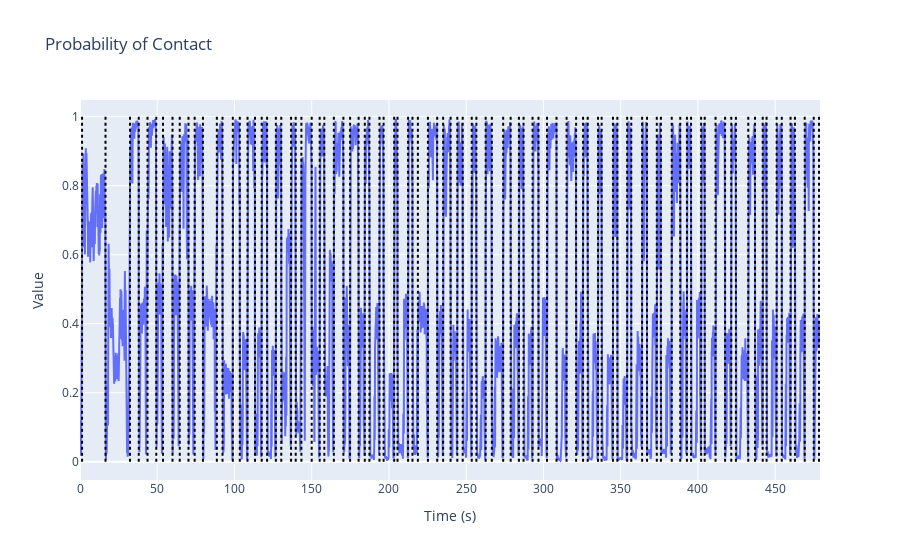

Notebook code for this chart:
### Code cell
algo = rpt.Pelt(model="l2", min_size=15).fit(pred_full)
my_bkps = algo.predict(pen=5)
# print(my_bkps)
plotly_changepoint(pred_full, my_bkps)

### Figure 1 — Plotly figure (JSON) as saved in the notebook; plotly's stock layout.template omitted (floating-point values rounded to 4 significant figures; data arrays with more than 128 entries replaced by an {"elided": "..."} marker saying what was removed)
{"data": [{"mode": "lines", "name": "Probability of Contact", "x": {"elided": "14337 float values"}, "y": {"elided": "14337 float values"}, "type": "scatter"}], "layout": {"shapes": [{"line": {"color": "black", "dash": "dot"}, "type": "line", "x0": 1.335, "x1": 1.335, "y0": 0, "y1": 1}, {"line": {"color": "black", "dash": "dot"}, "type": "line", "x0": 16.52, "x1": 16.52, "y0": 0, "y1": 1}, {"line": {"color": "black", "dash": "dot"}, "type": "line", "x0": 32.37, "x1": 32.37, "y0": 0, "y1": 1}, {"line": {"color": "black", "dash": "dot"}, "type": "line", "x0": 38.04, "x1": 38.04, "y0": 0, "y1": 1}, {"line": {"color": "black", "dash": "dot"}, "type": "line", "x0": 43.71, "x1": 43.71, "y0": 0, "y1": 1}, {"line": {"color": "black", "dash": "dot"}, "type": "line", "x0": 49.38, "x1": 49.38, "y0": 0, "y1": 1}, {"line": {"color": "black", "dash": "dot"}, "type": "line", "x0": 53.72, "x1": 53.72, "y0": 0, "y1": 1}, {"line": {"color": "black", "dash": "dot"}, "type": "line", "x0": 59.89, "x1": 59.89, "y0": 0, "y1": 1}, {"line": {"color": "black", "dash": "dot"}, "type": "line", "x0": 64.56, "x1": 64.56, "y0": 0, "y1": 1}, {"line": {"color": "black", "dash": "dot"}, "type": "line", "x0": 70.24, "x1": 70.24, "y0": 0, "y1": 1}, {"line": {"color": "black", "dash": "dot"}, "type": "line", "x0": 74.24, "x1": 74.24, "y0": 0, "y1": 1}, {"line": {"color": "black", "dash": "dot"}, "type": "line", "x0": 79.58, "x1": 79.58, "y0": 0, "y1": 1}, {"line": {"color": "black", "dash": "dot"}, "type": "line", "x0": 88.59, "x1": 88.59, "y0": 0, "y1": 1}, {"line": {"color": "black", "dash": "dot"}, "type": "line", "x0": 92.26, "x1": 92.26, "y0": 0, "y1": 1}, {"line": {"color": "black", "dash": "dot"}, "type": "line", "x0": 98.93, "x1": 98.93, "y0": 0, "y1": 1}, {"line": {"color": "black", "dash": "dot"}, "type": "line", "x0": 103.4, "x1": 103.4, "y0": 0, "y1": 1}, {"line": {"color": "black", "dash": "dot"}, "type": "line", "x0": 108.4, "x1": 108.4, "y0": 0, "y1": 1}, {"line": {"color": "black", "dash": "dot"}, "type": "line", "x0": 113.3, "x1": 113.3, "y0": 0, "y1": 1}, {"line": {"color": "black", "dash": "dot"}, "type": "line", "x0": 117.6, "x1": 117.6, "y0": 0, "y1": 1}, {"line": {"color": "black", "dash": "dot"}, "type": "line", "x0": 121.1, "x1": 121.1, "y0": 0, "y1": 1}, {"line": {"color": "black", "dash": "dot"}, "type": "line", "x0": 126.8, "x1": 126.8, "y0": 0, "y1": 1}, {"line": {"color": "black", "dash": "dot"}, "type": "line", "x0": 130.3, "x1": 130.3, "y0": 0, "y1": 1}, {"line": {"color": "black", "dash": "dot"}, "type": "line", "x0": 136.6, "x1": 136.6, "y0": 0, "y1": 1}, {"line": {"color": "black", "dash": "dot"}, "type": "line", "x0": 139.6, "x1": 139.6, "y0": 0, "y1": 1}, {"line": {"color": "black", "dash": "dot"}, "type": "line", "x0": 143.3, "x1": 143.3, "y0": 0, "y1": 1}, {"line": {"color": "black", "dash": "dot"}, "type": "line", "x0": 150.0, "x1": 150.0, "y0": 0, "y1": 1}, {"line": {"color": "black", "dash": "dot"}, "type": "line", "x0": 155.2, "x1": 155.2, "y0": 0, "y1": 1}, {"line": {"color": "black", "dash": "dot"}, "type": "line", "x0": 158.2, "x1": 158.2, "y0": 0, "y1": 1}, {"line": {"color": "black", "dash": "dot"}, "type": "line", "x0": 164.3, "x1": 164.3, "y0": 0, "y1": 1}, {"line": {"color": "black", "dash": "dot"}, "type": "line", "x0": 170.5, "x1": 170.5, "y0": 0, "y1": 1}, {"line": {"color": "black", "dash": "dot"}, "type": "line", "x0": 174.8, "x1": 174.8, "y0": 0, "y1": 1}, {"line": {"color": "black", "dash": "dot"}, "type": "line", "x0": 180.3, "x1": 180.3, "y0": 0, "y1": 1}, {"line": {"color": "black", "dash": "dot"}, "type": "line", "x0": 184.4, "x1": 184.4, "y0": 0, "y1": 1}, {"line": {"color": "black", "dash": "dot"}, "type": "line", "x0": 187.4, "x1": 187.4, "y0": 0, "y1": 1}, {"line": {"color": "black", "dash": "dot"}, "type": "line", "x0": 193.9, "x1": 193.9, "y0": 0, "y1": 1}, {"line": {"color": "black", "dash": "dot"}, "type": "line", "x0": 196.5, "x1": 196.5, "y0": 0, "y1": 1}, {"line": {"color": "black", "dash": "dot"}, "type": "line", "x0": 203.4, "x1": 203.4, "y0": 0, "y1": 1}, {"line": {"color": "black", "dash": "dot"}, "type": "line", "x0": 205.5, "x1": 205.5, "y0": 0, "y1": 1}, {"line": {"color": "black", "dash": "dot"}, "type": "line", "x0": 212.4, "x1": 212.4, "y0": 0, "y1": 1}, {"line": {"color": "black", "dash": "dot"}, "type": "line", "x0": 215.2, "x1": 215.2, "y0": 0, "y1": 1}, {"line": {"color": "black", "dash": "dot"}, "type": "line", "x0": 218.7, "x1": 218.7, "y0": 0, "y1": 1}, {"line": {"color": "black", "dash": "dot"}, "type": "line", "x0": 225.2, "x1": 225.2, "y0": 0, "y1": 1}, {"line": {"color": "black", "dash": "dot"}, "type": "line", "x0": 231.2, "x1": 231.2, "y0": 0, "y1": 1}, {"line": {"color": "black", "dash": "dot"}, "type": "line", "x0": 235.1, "x1": 235.1, "y0": 0, "y1": 1}, {"line": {"color": "black", "dash": "dot"}, "type": "line", "x0": 239.9, "x1": 239.9, "y0": 0, "y1": 1}, {"line": {"color": "black", "dash": "dot"}, "type": "line", "x0": 244.2, "x1": 244.2, "y0": 0, "y1": 1}, {"line": {"color": "black", "dash": "dot"}, "type": "line", "x0": 247.7, "x1": 247.7, "y0": 0, "y1": 1}, {"line": {"color": "black", "dash": "dot"}, "type": "line", "x0": 253.6, "x1": 253.6, "y0": 0, "y1": 1}, {"line": {"color": "black", "dash": "dot"}, "type": "line", "x0": 256.6, "x1": 256.6, "y0": 0, "y1": 1}, {"line": {"color": "black", "dash": "dot"}, "type": "line", "x0": 262.6, "x1": 262.6, "y0": 0, "y1": 1}, {"line": {"color": "black", "dash": "dot"}, "type": "line", "x0": 266.6, "x1": 266.6, "y0": 0, "y1": 1}, {"line": {"color": "black", "dash": "dot"}, "type": "line", "x0": 273.9, "x1": 273.9, "y0": 0, "y1": 1}, {"line": {"color": "black", "dash": "dot"}, "type": "line", "x0": 278.8, "x1": 278.8, "y0": 0, "y1": 1}, {"line": {"color": "black", "dash": "dot"}, "type": "line", "x0": 284.1, "x1": 284.1, "y0": 0, "y1": 1}, {"line": {"color": "black", "dash": "dot"}, "type": "line", "x0": 287.1, "x1": 287.1, "y0": 0, "y1": 1}, {"line": {"color": "black", "dash": "dot"}, "type": "line", "x0": 293.0, "x1": 293.0, "y0": 0, "y1": 1}, {"line": {"color": "black", "dash": "dot"}, "type": "line", "x0": 296.8, "x1": 296.8, "y0": 0, "y1": 1}, {"line": {"color": "black", "dash": "dot"}, "type": "line", "x0": 302.3, "x1": 302.3, "y0": 0, "y1": 1}, {"line": {"color": "black", "dash": "dot"}, "type": "line", "x0": 308.5, "x1": 308.5, "y0": 0, "y1": 1}, {"line": {"color": "black", "dash": "dot"}, "type": "line", "x0": 315.0, "x1": 315.0, "y0": 0, "y1": 1}, {"line": {"color": "black", "dash": "dot"}, "type": "line", "x0": 321.2, "x1": 321.2, "y0": 0, "y1": 1}, {"line": {"color": "black", "dash": "dot"}, "type": "line", "x0": 325.7, "x1": 325.7, "y0": 0, "y1": 1}, {"line": {"color": "black", "dash": "dot"}, "type": "line", "x0": 328.7, "x1": 328.7, "y0": 0, "y1": 1}, {"line": {"color": "black", "dash": "dot"}, "type": "line", "x0": 335.3, "x1": 335.3, "y0": 0, "y1": 1}, {"line": {"color": "black", "dash": "dot"}, "type": "line", "x0": 337.7, "x1": 337.7, "y0": 0, "y1": 1}, {"line": {"color": "black", "dash": "dot"}, "type": "line", "x0": 345.0, "x1": 345.0, "y0": 0, "y1": 1}, {"line": {"color": "black", "dash": "dot"}, "type": "line", "x0": 347.8, "x1": 347.8, "y0": 0, "y1": 1}, {"line": {"color": "black", "dash": "dot"}, "type": "line", "x0": 354.2, "x1": 354.2, "y0": 0, "y1": 1}, {"line": {"color": "black", "dash": "dot"}, "type": "line", "x0": 356.9, "x1": 356.9, "y0": 0, "y1": 1}, {"line": {"color": "black", "dash": "dot"}, "type": "line", "x0": 363.9, "x1": 363.9, "y0": 0, "y1": 1}, {"line": {"color": "black", "dash": "dot"}, "type": "line", "x0": 367.0, "x1": 367.0, "y0": 0, "y1": 1}, {"line": {"color": "black", "dash": "dot"}, "type": "line", "x0": 373.4, "x1": 373.4, "y0": 0, "y1": 1}, {"line": {"color": "black", "dash": "dot"}, "type": "line", "x0": 376.0, "x1": 376.0, "y0": 0, "y1": 1}, {"line": {"color": "black", "dash": "dot"}, "type": "line", "x0": 383.0, "x1": 383.0, "y0": 0, "y1": 1}, {"line": {"color": "black", "dash": "dot"}, "type": "line", "x0": 388.6, "x1": 388.6, "y0": 0, "y1": 1}, {"line": {"color": "black", "dash": "dot"}, "type": "line", "x0": 392.9, "x1": 392.9, "y0": 0, "y1": 1}, {"line": {"color": "black", "dash": "dot"}, "type": "line", "x0": 395.6, "x1": 395.6, "y0": 0, "y1": 1}, {"line": {"color": "black", "dash": "dot"}, "type": "line", "x0": 402.1, "x1": 402.1, "y0": 0, "y1": 1}, {"line": {"color": "black", "dash": "dot"}, "type": "line", "x0": 404.4, "x1": 404.4, "y0": 0, "y1": 1}, {"line": {"color": "black", "dash": "dot"}, "type": "line", "x0": 411.4, "x1": 411.4, "y0": 0, "y1": 1}, {"line": {"color": "black", "dash": "dot"}, "type": "line", "x0": 417.6, "x1": 417.6, "y0": 0, "y1": 1}, {"line": {"color": "black", "dash": "dot"}, "type": "line", "x0": 421.6, "x1": 421.6, "y0": 0, "y1": 1}, {"line": {"color": "black", "dash": "dot"}, "type": "line", "x0": 424.6, "x1": 424.6, "y0": 0, "y1": 1}, {"line": {"color": "black", "dash": "dot"}, "type": "line", "x0": 432.6, "x1": 432.6, "y0": 0, "y1": 1}, {"line": {"color": "black", "dash": "dot"}, "type": "line", "x0": 436.9, "x1": 436.9, "y0": 0, "y1": 1}, {"line": {"color": "black", "dash": "dot"}, "type": "line", "x0": 441.9, "x1": 441.9, "y0": 0, "y1": 1}, {"line": {"color": "black", "dash": "dot"}, "type": "line", "x0": 444.4, "x1": 444.4, "y0": 0, "y1": 1}, {"line": {"color": "black", "dash": "dot"}, "type": "line", "x0": 451.0, "x1": 451.0, "y0": 0, "y1": 1}, {"line": {"color": "black", "dash": "dot"}, "type": "line", "x0": 454.3, "x1": 454.3, "y0": 0, "y1": 1}, {"line": {"color": "black", "dash": "dot"}, "type": "line", "x0": 460.0, "x1": 460.0, "y0": 0, "y1": 1}, {"line": {"color": "black", "dash": "dot"}, "type": "line", "x0": 462.8, "x1": 462.8, "y0": 0, "y1": 1}, {"line": {"color": "black", "dash": "dot"}, "type": "line", "x0": 469.1, "x1": 469.1, "y0": 0, "y1": 1}, {"line": {"color": "black", "dash": "dot"}, "type": "line", "x0": 475.0, "x1": 475.0, "y0": 0, "y1": 1}, {"line": {"color": "black", "dash": "dot"}, "type": "line", "x0": 478.4, "x1": 478.4, "y0": 0, "y1": 1}], "xaxis": {"title": {"text": "Time (s)"}, "type": "linear"}, "yaxis": {"title": {"text": "Value"}, "type": "linear"}, "title": {"text": "Probability of Contact"}}}
